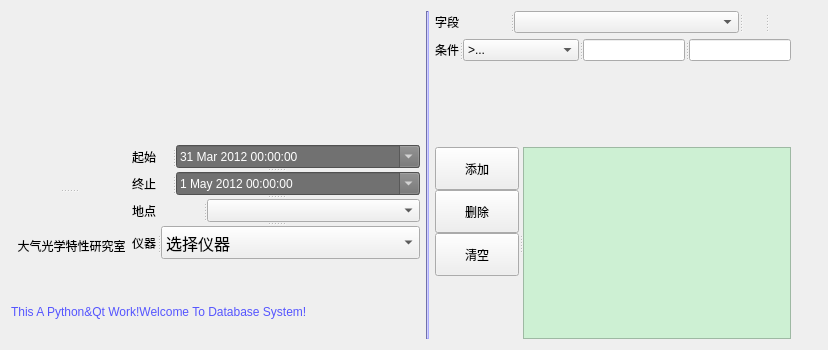
       <widget class="QWidget" name="tab_5">
        <attribute name="title">
         <string>单表查询</string>
        </attribute>
        <attribute name="toolTip">
         <string>&lt;!DOCTYPE HTML PUBLIC &quot;-//W3C//DTD HTML 4.0//EN&quot; &quot;http://www.w3.org/TR/REC-html40/strict.dtd&quot;&gt;
&lt;html&gt;&lt;head&gt;&lt;meta name=&quot;qrichtext&quot; content=&quot;1&quot; /&gt;&lt;style type=&quot;text/css&quot;&gt;
p, li { white-space: pre-wrap; }
&lt;/style&gt;&lt;/head&gt;&lt;body style=&quot; font-family:'SimSun'; font-size:9pt; font-weight:400; font-style:normal;&quot;&gt;
&lt;p style=&quot; margin-top:0px; margin-bottom:0px; margin-left:0px; margin-right:0px; -qt-block-indent:0; text-indent:0px;&quot;&gt;查询控制台&lt;/p&gt;&lt;/body&gt;&lt;/html&gt;</string>
        </attribute>
        <layout class="QGridLayout" name="gridLayout_9">
         <item row="0" column="1">
          <layout class="QGridLayout" name="gridLayout">
           <item row="0" column="0">
            <spacer name="horizontalSpacer_32">
             <property name="orientation">
              <enum>Qt::Horizontal</enum>
             </property>
             <property name="sizeHint" stdset="0">
              <size>
               <width>40</width>
               <height>20</height>
              </size>
             </property>
            </spacer>
           </item>
           <item row="2" column="0" colspan="2">
            <widget class="QSplitter" name="splitter_14">
             <property name="orientation">
              <enum>Qt::Vertical</enum>
             </property>
             <widget class="QSplitter" name="splitter_2">
              <property name="orientation">
               <enum>Qt::Horizontal</enum>
              </property>
              <widget class="QLabel" name="label_11">
               <property name="sizePolicy">
                <sizepolicy hsizetype="Fixed" vsizetype="Fixed">
                 <horstretch>0</horstretch>
                 <verstretch>0</verstretch>
                </sizepolicy>
               </property>
               <property name="styleSheet">
                <string notr="true">font: 75 12pt &quot;DFKai-SB&quot;;</string>
               </property>
               <property name="text">
                <string>起始</string>
               </property>
              </widget>
              <widget class="QDateTimeEdit" name="ddateTimeEdit1">
               <property name="sizePolicy">
                <sizepolicy hsizetype="Expanding" vsizetype="Expanding">
                 <horstretch>0</horstretch>
                 <verstretch>0</verstretch>
                </sizepolicy>
               </property>
               <property name="layoutDirection">
                <enum>Qt::LeftToRight</enum>
               </property>
               <property name="autoFillBackground">
                <bool>false</bool>
               </property>
               <property name="styleSheet">
                <string notr="true">background-color: rgb(113, 113, 113);
font: 75 12pt &quot;Calibri&quot;;
color: rgb(255, 255, 255);</string>
               </property>
               <property name="dateTime">
                <datetime>
                 <hour>0</hour>
                 <minute>0</minute>
                 <second>0</second>
                 <year>2012</year>
                 <month>3</month>
                 <day>31</day>
                </datetime>
               </property>
               <property name="calendarPopup">
                <bool>true</bool>
               </property>
              </widget>
             </widget>
             <widget class="QSplitter" name="splitter_3">
              <property name="orientation">
               <enum>Qt::Horizontal</enum>
              </property>
              <widget class="QLabel" name="label_12">
               <property name="sizePolicy">
                <sizepolicy hsizetype="Fixed" vsizetype="Fixed">
                 <horstretch>0</horstretch>
                 <verstretch>0</verstretch>
                </sizepolicy>
               </property>
               <property name="styleSheet">
                <string notr="true">font: 75 12pt &quot;DFKai-SB&quot;;</string>
               </property>
               <property name="text">
                <string>终止</string>
               </property>
              </widget>
              <widget class="QDateTimeEdit" name="ddateTimeEdit2">
               <property name="sizePolicy">
                <sizepolicy hsizetype="Expanding" vsizetype="Expanding">
                 <horstretch>0</horstretch>
                 <verstretch>0</verstretch>
                </sizepolicy>
               </property>
               <property name="styleSheet">
                <string notr="true">background-color: rgb(113, 113, 113);
font: 75 12pt &quot;Calibri&quot;;
color: rgb(255, 255, 255);</string>
               </property>
               <property name="dateTime">
                <datetime>
                 <hour>0</hour>
                 <minute>0</minute>
                 <second>0</second>
                 <year>2012</year>
                 <month>5</month>
                 <day>1</day>
                </datetime>
               </property>
               <property name="date">
                <date>
                 <year>2012</year>
                 <month>5</month>
                 <day>1</day>
                </date>
               </property>
               <property name="calendarPopup">
                <bool>true</bool>
               </property>
               <property name="timeSpec">
                <enum>Qt::OffsetFromUTC</enum>
               </property>
              </widget>
             </widget>
             <widget class="QSplitter" name="splitter_4">
              <property name="orientation">
               <enum>Qt::Horizontal</enum>
              </property>
              <widget class="QLabel" name="label_4">
               <property name="sizePolicy">
                <sizepolicy hsizetype="Fixed" vsizetype="Fixed">
                 <horstretch>0</horstretch>
                 <verstretch>0</verstretch>
                </sizepolicy>
               </property>
               <property name="styleSheet">
                <string notr="true">font: 75 12pt &quot;DFKai-SB&quot;;</string>
               </property>
               <property name="text">
                <string>地点</string>
               </property>
              </widget>
              <widget class="QComboBox" name="dcombox_place">
               <property name="sizePolicy">
                <sizepolicy hsizetype="Expanding" vsizetype="Expanding">
                 <horstretch>0</horstretch>
                 <verstretch>0</verstretch>
                </sizepolicy>
               </property>
               <property name="styleSheet">
                <string notr="true">font: 75 12pt &quot;DFKai-SB&quot;;</string>
               </property>
              </widget>
             </widget>
             <widget class="QSplitter" name="splitter_10">
              <property name="orientation">
               <enum>Qt::Horizontal</enum>
              </property>
              <widget class="QLabel" name="label_15">
               <property name="sizePolicy">
                <sizepolicy hsizetype="Expanding" vsizetype="Expanding">
                 <horstretch>0</horstretch>
                 <verstretch>0</verstretch>
                </sizepolicy>
               </property>
               <property name="styleSheet">
                <string notr="true">font: 75 12pt &quot;DFKai-SB&quot;;</string>
               </property>
               <property name="text">
                <string>仪器</string>
               </property>
              </widget>
              <widget class="QComboBox" name="dcombox_name">
               <property name="sizePolicy">
                <sizepolicy hsizetype="Expanding" vsizetype="Expanding">
                 <horstretch>0</horstretch>
                 <verstretch>0</verstretch>
                </sizepolicy>
               </property>
               <property name="font">
                <font>
                 <family>DFKai-SB</family>
                 <pointsize>12</pointsize>
                 <weight>9</weight>
                 <italic>false</italic>
                 <bold>false</bold>
                </font>
               </property>
               <property name="styleSheet">
                <string notr="true">font: 75 12pt &quot;DFKai-SB&quot;;</string>
               </property>
               <property name="currentIndex">
                <number>0</number>
               </property>
               <property name="maxVisibleItems">
                <number>12</number>
               </property>
               <property name="sizeAdjustPolicy">
                <enum>QComboBox::AdjustToContents</enum>
               </property>
               <item>
                <property name="text">
                 <string>选择仪器</string>
                </property>
               </item>
               <item>
                <property name="text">
                 <string>近地面测量系统</string>
                </property>
               </item>
               <item>
                <property name="text">
                 <string>湍流探测激光雷达</string>
                </property>
               </item>
               <item>
                <property name="text">
                 <string>Airda16000低平流层风廓线雷达</string>
                </property>
               </item>
               <item>
                <property name="text">
                 <string>全天空成像仪</string>
                </property>
               </item>
               <item>
                <property name="text">
                 <string>大孔径闪烁仪</string>
                </property>
               </item>
               <item>
                <property name="text">
                 <string>POM-02太阳辐射计</string>
                </property>
               </item>
               <item>
                <property name="text">
                 <string>DTF太阳辐射计</string>
                </property>
               </item>
               <item>
                <property name="text">
                 <string>PGS太阳辐射计</string>
                </property>
               </item>
               <item>
                <property name="text">
                 <string>温度脉动仪</string>
                </property>
               </item>
               <item>
                <property name="text">
                 <string>自动气象站，CO2传感器</string>
                </property>
               </item>
               <item>
                <property name="text">
                 <string>常规气象参数测量系统</string>
                </property>
               </item>
               <item>
                <property name="text">
                 <string>图像采集系统</string>
                </property>
               </item>
               <item>
                <property name="text">
                 <string>光纤湍流测量系统</string>
                </property>
               </item>
               <item>
                <property name="text">
                 <string>大气能见度仪</string>
                </property>
               </item>
               <item>
                <property name="text">
                 <string>光学粒子计数器</string>
                </property>
               </item>
               <item>
                <property name="text">
                 <string>微脉冲激光雷达</string>
                </property>
               </item>
               <item>
                <property name="text">
                 <string>光纤光谱仪</string>
                </property>
               </item>
               <item>
                <property name="text">
                 <string>APS3321</string>
                </property>
               </item>
               <item>
                <property name="text">
                 <string>炭黑仪，浊度计</string>
                </property>
               </item>
               <item>
                <property name="text">
                 <string>手持太阳辐射计</string>
                </property>
               </item>
               <item>
                <property name="text">
                 <string>车载风雷达</string>
                </property>
               </item>
               <item>
                <property name="text">
                 <string>大气相干长度仪</string>
                </property>
               </item>
               <item>
                <property name="text">
                 <string>天空亮度仪</string>
                </property>
               </item>
              </widget>
             </widget>
            </widget>
           </item>
           <item row="4" column="0" rowspan="2" colspan="2">
            <spacer name="horizontalSpacer_30">
             <property name="orientation">
              <enum>Qt::Horizontal</enum>
             </property>
             <property name="sizeHint" stdset="0">
              <size>
               <width>40</width>
               <height>20</height>
              </size>
             </property>
            </spacer>
           </item>
           <item row="1" column="0">
            <spacer name="verticalSpacer_3">
             <property name="orientation">
              <enum>Qt::Vertical</enum>
             </property>
             <property name="sizeHint" stdset="0">
              <size>
               <width>20</width>
               <height>40</height>
              </size>
             </property>
            </spacer>
           </item>
           <item row="3" column="0" colspan="2">
            <spacer name="horizontalSpacer_31">
             <property name="orientation">
              <enum>Qt::Horizontal</enum>
             </property>
             <property name="sizeHint" stdset="0">
              <size>
               <width>40</width>
               <height>20</height>
              </size>
             </property>
            </spacer>
           </item>
          </layout>
         </item>
         <item row="0" column="2" rowspan="3">
          <widget class="Line" name="line_1">
           <property name="styleSheet">
            <string notr="true">background-color: rgb(170, 170, 255);</string>
           </property>
           <property name="orientation">
            <enum>Qt::Vertical</enum>
           </property>
          </widget>
         </item>
         <item row="0" column="3" rowspan="3">
          <layout class="QVBoxLayout" name="verticalLayout">
           <item>
            <widget class="QSplitter" name="splitter_5">
             <property name="orientation">
              <enum>Qt::Horizontal</enum>
             </property>
             <widget class="QLabel" name="label_13">
              <property name="sizePolicy">
               <sizepolicy hsizetype="Expanding" vsizetype="Expanding">
                <horstretch>0</horstretch>
                <verstretch>0</verstretch>
               </sizepolicy>
              </property>
              <property name="styleSheet">
               <string notr="true">font: 75 12pt &quot;DFKai-SB&quot;;</string>
              </property>
              <property name="text">
               <string>字段</string>
              </property>
             </widget>
             <widget class="QComboBox" name="dcombox_index">
              <property name="sizePolicy">
               <sizepolicy hsizetype="Expanding" vsizetype="Expanding">
                <horstretch>0</horstretch>
                <verstretch>0</verstretch>
               </sizepolicy>
              </property>
              <property name="styleSheet">
               <string notr="true">font: 75 12pt &quot;Calibri&quot;;</string>
              </property>
             </widget>
             <widget class="QLabel" name="label">
              <property name="text">
               <string/>
              </property>
             </widget>
             <widget class="QLabel" name="label_3">
              <property name="text">
               <string/>
              </property>
             </widget>
            </widget>
           </item>
           <item>
            <widget class="QSplitter" name="splitter_6">
             <property name="orientation">
              <enum>Qt::Horizontal</enum>
             </property>
             <widget class="QLabel" name="label_14">
              <property name="sizePolicy">
               <sizepolicy hsizetype="Expanding" vsizetype="Expanding">
                <horstretch>0</horstretch>
                <verstretch>0</verstretch>
               </sizepolicy>
              </property>
              <property name="styleSheet">
               <string notr="true">font: 75 12pt &quot;DFKai-SB&quot;;</string>
              </property>
              <property name="text">
               <string>条件</string>
              </property>
             </widget>
             <widget class="QComboBox" name="dcombox_con">
              <property name="sizePolicy">
               <sizepolicy hsizetype="Expanding" vsizetype="Expanding">
                <horstretch>0</horstretch>
                <verstretch>0</verstretch>
               </sizepolicy>
              </property>
              <property name="styleSheet">
               <string notr="true">font: 75 12pt &quot;Calibri&quot;;</string>
              </property>
              <item>
               <property name="text">
                <string>&gt;...</string>
               </property>
              </item>
              <item>
               <property name="text">
                <string>&lt;...</string>
               </property>
              </item>
              <item>
               <property name="text">
                <string>=...</string>
               </property>
              </item>
              <item>
               <property name="text">
                <string>between...and...</string>
               </property>
              </item>
              <item>
               <property name="text">
                <string>is</string>
               </property>
              </item>
             </widget>
             <widget class="QLineEdit" name="dlineEdit1">
              <property name="sizePolicy">
               <sizepolicy hsizetype="Expanding" vsizetype="Expanding">
                <horstretch>0</horstretch>
                <verstretch>0</verstretch>
               </sizepolicy>
              </property>
             </widget>
             <widget class="QLineEdit" name="dlineEdit2">
              <property name="sizePolicy">
               <sizepolicy hsizetype="Expanding" vsizetype="Expanding">
                <horstretch>0</horstretch>
                <verstretch>0</verstretch>
               </sizepolicy>
              </property>
             </widget>
            </widget>
           </item>
           <item>
            <spacer name="verticalSpacer_2">
             <property name="orientation">
              <enum>Qt::Vertical</enum>
             </property>
             <property name="sizeHint" stdset="0">
              <size>
               <width>20</width>
               <height>40</height>
              </size>
             </property>
            </spacer>
           </item>
           <item>
            <spacer name="verticalSpacer_15">
             <property name="orientation">
              <enum>Qt::Vertical</enum>
             </property>
             <property name="sizeHint" stdset="0">
              <size>
               <width>20</width>
               <height>40</height>
              </size>
             </property>
            </spacer>
           </item>
           <item>
            <widget class="QSplitter" name="splitter_7">
             <property name="orientation">
              <enum>Qt::Horizontal</enum>
             </property>
             <widget class="QWidget" name="layoutWidget">
              <layout class="QVBoxLayout" name="verticalLayout_2">
               <property name="spacing">
                <number>0</number>
               </property>
               <item>
                <widget class="QPushButton" name="dpb_add">
                 <property name="sizePolicy">
                  <sizepolicy hsizetype="Expanding" vsizetype="Expanding">
                   <horstretch>0</horstretch>
                   <verstretch>0</verstretch>
                  </sizepolicy>
                 </property>
                 <property name="styleSheet">
                  <string notr="true">font: 75 12pt &quot;DFKai-SB&quot;;</string>
                 </property>
                 <property name="text">
                  <string>添加</string>
                 </property>
                </widget>
               </item>
               <item>
                <widget class="QPushButton" name="dpb_delete1">
                 <property name="sizePolicy">
                  <sizepolicy hsizetype="Expanding" vsizetype="Expanding">
                   <horstretch>0</horstretch>
                   <verstretch>0</verstretch>
                  </sizepolicy>
                 </property>
                 <property name="baseSize">
                  <size>
                   <width>0</width>
                   <height>0</height>
                  </size>
                 </property>
                 <property name="styleSheet">
                  <string notr="true">font: 75 12pt &quot;DFKai-SB&quot;;</string>
                 </property>
                 <property name="text">
                  <string>删除</string>
                 </property>
                </widget>
               </item>
               <item>
                <widget class="QPushButton" name="dpb_clear">
                 <property name="sizePolicy">
                  <sizepolicy hsizetype="Expanding" vsizetype="Expanding">
                   <horstretch>0</horstretch>
                   <verstretch>0</verstretch>
                  </sizepolicy>
                 </property>
                 <property name="baseSize">
                  <size>
                   <width>0</width>
                   <height>0</height>
                  </size>
                 </property>
                 <property name="styleSheet">
                  <string notr="true">font: 75 12pt &quot;DFKai-SB&quot;;</string>
                 </property>
                 <property name="text">
                  <string>清空</string>
                 </property>
                </widget>
               </item>
               <item>
                <spacer name="horizontalSpacer_29">
                 <property name="orientation">
                  <enum>Qt::Horizontal</enum>
                 </property>
                 <property name="sizeHint" stdset="0">
                  <size>
                   <width>40</width>
                   <height>20</height>
                  </size>
                 </property>
                </spacer>
               </item>
               <item>
                <spacer name="verticalSpacer">
                 <property name="orientation">
                  <enum>Qt::Vertical</enum>
                 </property>
                 <property name="sizeHint" stdset="0">
                  <size>
                   <width>20</width>
                   <height>40</height>
                  </size>
                 </property>
                </spacer>
               </item>
              </layout>
             </widget>
             <widget class="QListWidget" name="dlistWidget">
              <property name="sizePolicy">
               <sizepolicy hsizetype="Expanding" vsizetype="Expanding">
                <horstretch>0</horstretch>
                <verstretch>0</verstretch>
               </sizepolicy>
              </property>
              <property name="styleSheet">
               <string notr="true">background-color: rgb(205, 240, 211);</string>
              </property>
              <property name="isWrapping" stdset="0">
               <bool>false</bool>
              </property>
              <property name="layoutMode">
               <enum>QListView::SinglePass</enum>
              </property>
              <property name="selectionRectVisible">
               <bool>false</bool>
              </property>
             </widget>
            </widget>
           </item>
          </layout>
         </item>
         <item row="0" column="4">
          <widget class="QLabel" name="label_6">
           <property name="text">
            <string/>
           </property>
          </widget>
         </item>
         <item row="1" column="0" colspan="2">
          <widget class="QLabel" name="label_26">
           <property name="styleSheet">
            <string notr="true">color: rgb(85, 85, 255);
font: 75 9pt &quot;Euclid Fraktur&quot;;</string>
           </property>
           <property name="text">
            <string>This A Python&amp;Qt Work!Welcome To Database System!</string>
           </property>
          </widget>
         </item>
         <item row="2" column="4">
          <widget class="QLabel" name="label_2">
           <property name="text">
            <string/>
           </property>
          </widget>
         </item>
         <item row="2" column="5">
          <widget class="QLabel" name="label_5">
           <property name="text">
            <string/>
           </property>
          </widget>
         </item>
         <item row="0" column="0">
          <widget class="QSplitter" name="splitter">
           <property name="orientation">
            <enum>Qt::Vertical</enum>
           </property>
           <widget class="QWidget" name="widget_2" native="true">
            <property name="styleSheet">
             <string notr="true">image: url(:/ProjectImages/zky.jpg);</string>
            </property>
           </widget>
           <widget class="QLabel" name="label_30">
            <property name="styleSheet">
             <string notr="true">font: 75 10pt &quot;黑体&quot;;</string>
            </property>
            <property name="text">
             <string>  大气光学特性研究室</string>
            </property>
           </widget>
          </widget>
         </item>
        </layout>
        <zorder>line_1</zorder>
        <zorder>label_6</zorder>
        <zorder>label_2</zorder>
        <zorder>label_5</zorder>
        <zorder></zorder>
        <zorder>label_26</zorder>
        <zorder>splitter</zorder>
       </widget>
